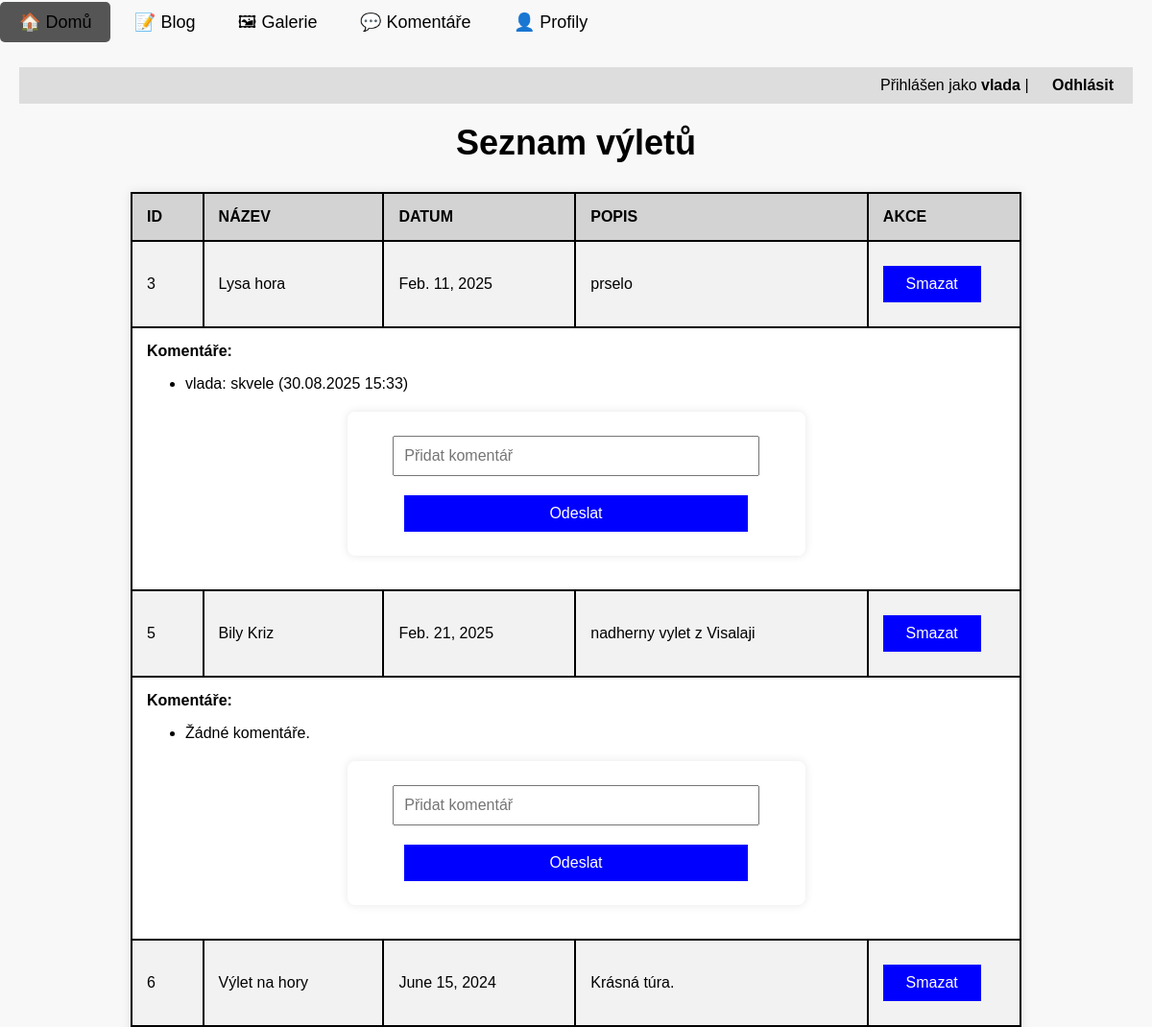
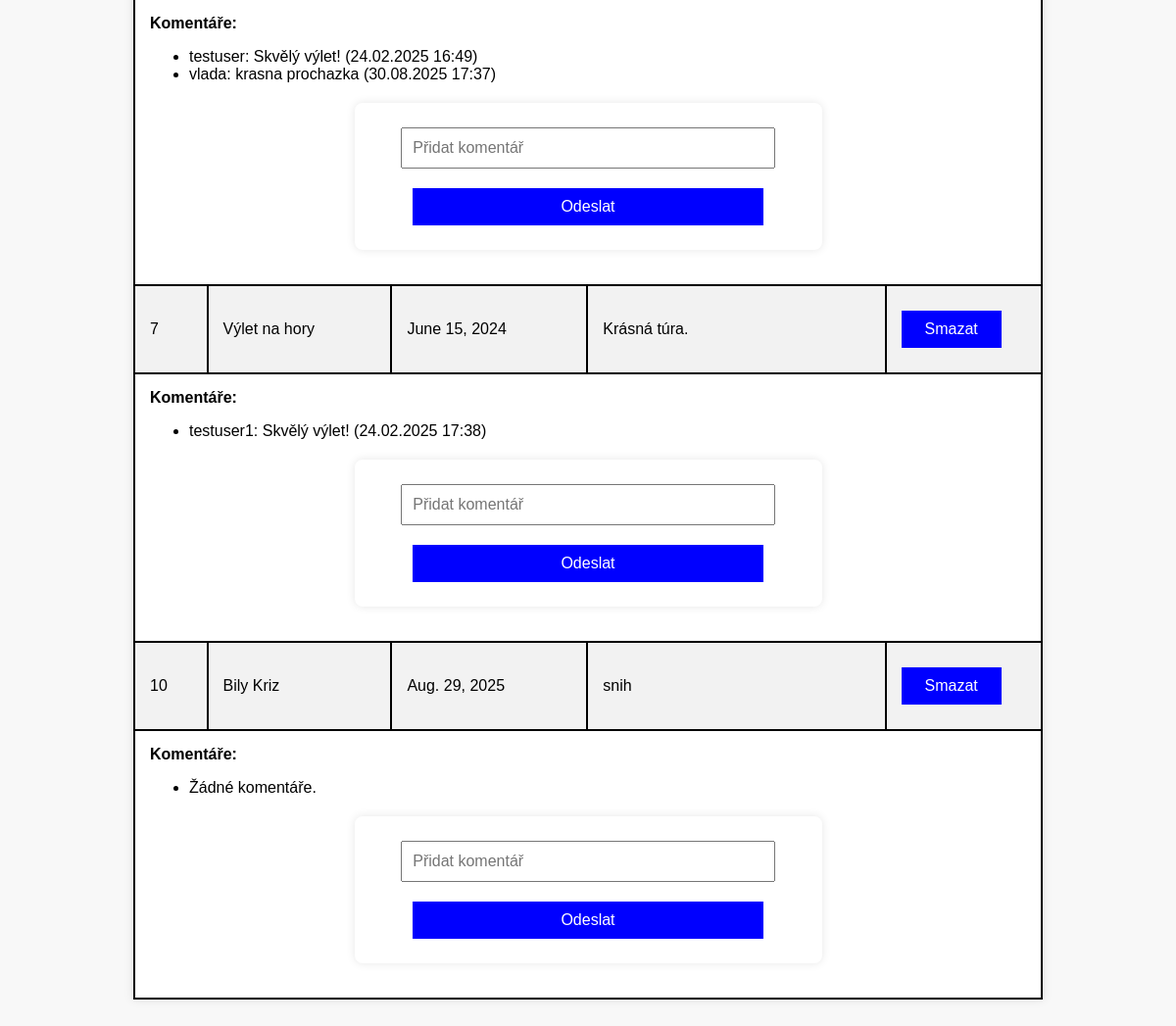
Page / (signed in) on the committed database (2 pictures, top to bottom).
### vylety/models.py (models this page shows, shortened)
class Vylet(models.Model):
    name = models.CharField(max_length=200, help_text="Zadejte název výletu")
    date = models.DateField(help_text="Datum konání výletu")
    description = models.TextField(help_text="Krátký popis výletu")
    user = models.ForeignKey(User, on_delete=models.CASCADE, help_text="Vlastník výletu")
    oblibene = models.ManyToManyField(User, related_name="oblibene_vylety", blank=True,
                                      help_text="Uživatelé, kteří si výlet přidali do oblíbených")

### komentare/models.py (models this page shows, shortened)
class Komentar(models.Model):
    uzivatel = models.ForeignKey(User, on_delete=models.CASCADE, help_text="Uživatel, který napsal komentář")
    vylet = models.ForeignKey(Vylet, on_delete=models.CASCADE, related_name="komentare",
                              help_text="Výlet, ke kterému komentář patří")
    text = models.TextField(help_text="Obsah komentáře")
    datum = models.DateTimeField(auto_now_add=True, help_text="Datum vytvoření komentáře")

### vylety/views.py (the view)
# urls.py: path('', views.index, name='index'),
def index(request):
    vylety = Vylet.objects.all()
    users = User.objects.all()
    komentare = Komentar.objects.all()
    return render(request, "vylety/index.html", {
        "vylety": vylety,
        "users": users,
        "komentare": komentare
    })

### vylety/templates/vylety/index.html (shortened to what this page needs)
{% extends 'vylety/base.html' %}
{% load static %}
{% block content %}
    <div class="navbar">
        {% if user.is_authenticated %}
            Přihlášen jako <strong>{{ user.username }}</strong> | <a href="{% url 'logout' %}">Odhlásit</a>
        {% else %}
            <a href="{% url 'login' %}">Přihlášení</a>
            <a href="{% url 'register' %}">Registrace</a>
        {% endif %}
    </div>
    <h2>Seznam výletů</h2>
    <table>
        <tr>
            <th>ID</th>
            <th>Název</th>
            <th>Datum</th>
            <th>Popis</th>
            {% if user.is_authenticated %}<th>Akce</th>{% endif %}
        </tr>
        {% for vylet in vylety %}
        <tr>
            <td>{{ vylet.id }}</td>
            <td>{{ vylet.name }}</td>
            <td>{{ vylet.date }}</td>
            <td>{{ vylet.description }}</td>
            {% if user.is_authenticated %}
            <td>
                {% if user.is_staff or user.is_superuser or vylet.user == user %}
                    <button onclick="deleteVylet({{ vylet.id }})">Smazat</button>
                {% endif %}
            </td>
            {% endif %}
        </tr>
        <tr>
    <td colspan="5">
        <strong>Komentáře:</strong>
        <ul>
            {% for komentar in vylet.komentare.all %}
                <li>{{ komentar.uzivatel.username }}: {{ komentar.text }} ({{ komentar.datum|date:"d.m.Y H:i" }})</li>
            {% empty %}
                <li>Žádné komentáře.</li>
            {% endfor %}
        </ul>
        {% if user.is_authenticated %}
            <form method="post" action="{% url 'pridat_komentar' vylet.id %}">
                <input type="text" name="text" placeholder="Přidat komentář" required>
                <button type="submit">Odeslat</button>
            </form>
        {% endif %}
    </td>
</tr>
        {% endfor %}
    </table>
{% endblock %}

### vylety/static/vylety/style.css (style rules this page uses)
body { font-family: Arial, sans-serif; background-color: #f8f8f8; margin: 0; padding: 0; }
h2 { text-align: center; font-size: 36px; margin-top: 20px; }
.navbar { text-align: right; padding: 10px 20px; background-color: #ddd; }
.navbar a { text-decoration: none; color: black; margin-left: 20px; font-weight: bold; }
form { width: 50%; margin: 20px auto; padding: 15px; background-color: white; box-shadow: 0px 0px 10px rgba(0, 0, 0, 0.1); border-radius: 8px; text-align: center; }
input, button { width: 80%; padding: 10px; margin: 10px 0; font-size: 16px; }
button { background-color: blue; color: white; border: none; cursor: pointer; }
table { width: 80%; margin: 20px auto; border-collapse: collapse; background-color: #fff; box-shadow: 0px 0px 10px rgba(0, 0, 0, 0.1); }
th, td { border: 2px solid black; padding: 15px; text-align: left; }
th { background-color: lightgray; text-transform: uppercase; }
tr:nth-child(even) { background-color: #f2f2f2; }

### rows in the picture
Vylet: id "3", name "Lysa hora", date "Feb. 11, 2025", description "prselo"
Komentar: uzivatel.username "vlada", text "skvele", datum "30.08.2025 15:33"
Vylet: id "5", name "Bily Kriz", date "Feb. 21, 2025", description "nadherny vylet z Visalaji"
Vylet: id "6", name "Výlet na hory", date "June 15, 2024", description "Krásná túra."
Komentar: uzivatel.username "testuser", text "Skvělý výlet!", datum "24.02.2025 16:49"
Komentar: uzivatel.username "vlada", text "krasna prochazka", datum "30.08.2025 17:37"
Vylet: id "7", name "Výlet na hory", date "June 15, 2024", description "Krásná túra."
Komentar: uzivatel.username "testuser1", text "Skvělý výlet!", datum "24.02.2025 17:38"
Vylet: id "10", name "Bily Kriz", date "Aug. 29, 2025", description "snih"

### other values in the picture
{{ user.username }} "vlada"
